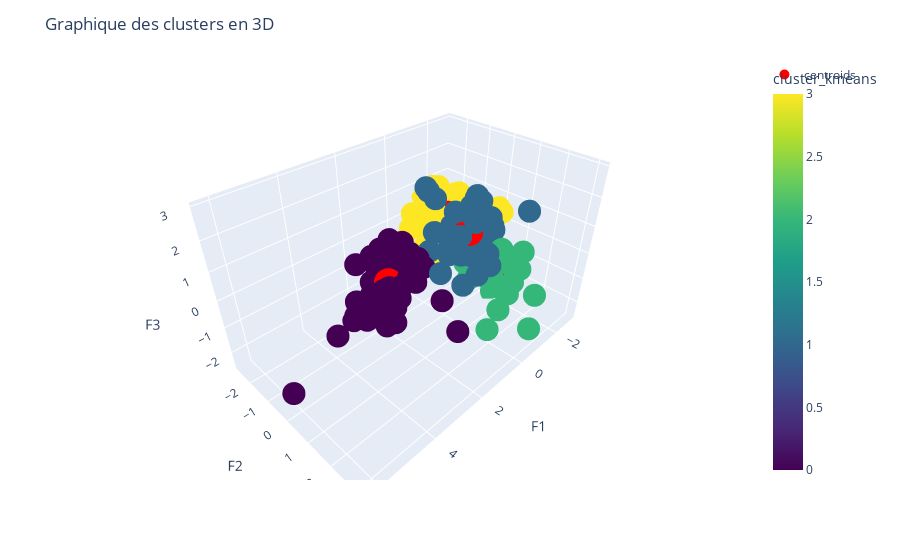

The notebook cell saved with this chart:
### Code cell
import plotly.graph_objects as go

fig = px.scatter_3d(df, x='F1', y='F2', z='F3', color='cluster_kmeans', color_continuous_scale='Viridis')

# Ajouter les centroïdes au graphique
fig.add_trace(go.Scatter3d(x=centroids[:, 0], y=centroids[:, 1], z=centroids[:, 2], 
                           mode='markers',
                           marker=dict(size=10, color='red'), 
                           name='centroids'))

fig.update_layout(title='Graphique des clusters en 3D')
fig.show()

### Figure 1 — Plotly figure (JSON) as saved in the notebook; plotly's stock layout.template omitted (floating-point values rounded to 4 significant figures; data arrays with more than 128 entries replaced by an {"elided": "..."} marker saying what was removed)
{"data": [{"hovertemplate": "F1=%{x}<br>F2=%{y}<br>F3=%{z}<br>cluster_kmeans=%{marker.color}<extra></extra>", "legendgroup": "", "marker": {"color": {"elided": "165 int values"}, "coloraxis": "coloraxis", "symbol": "circle"}, "mode": "markers", "name": "", "scene": "scene", "showlegend": false, "type": "scatter3d", "x": {"elided": "165 float values"}, "y": {"elided": "165 float values"}, "z": {"elided": "165 float values"}}, {"marker": {"color": "red", "size": 10}, "mode": "markers", "name": "centroids", "type": "scatter3d", "x": [2.226, -0.1508, -1.409, -1.331], "y": [-0.4033, 0.7107, 0.7691, -1.233], "z": [-0.309, 0.9714, -1.001, 0.3274]}], "layout": {"coloraxis": {"colorbar": {"title": {"text": "cluster_kmeans"}}, "colorscale": [[0, "#440154"], [0.1111, "#482878"], [0.2222, "#3e4989"], [0.3333, "#31688e"], [0.4444, "#26828e"], [0.5556, "#1f9e89"], [0.6667, "#35b779"], [0.7778, "#6ece58"], [0.8889, "#b5de2b"], [1, "#fde725"]]}, "legend": {"tracegroupgap": 0}, "margin": {"t": 60}, "scene": {"domain": {"x": [0, 1], "y": [0, 1]}, "xaxis": {"title": {"text": "F1"}}, "yaxis": {"title": {"text": "F2"}}, "zaxis": {"title": {"text": "F3"}}}, "title": {"text": "Graphique des clusters en 3D"}}}
